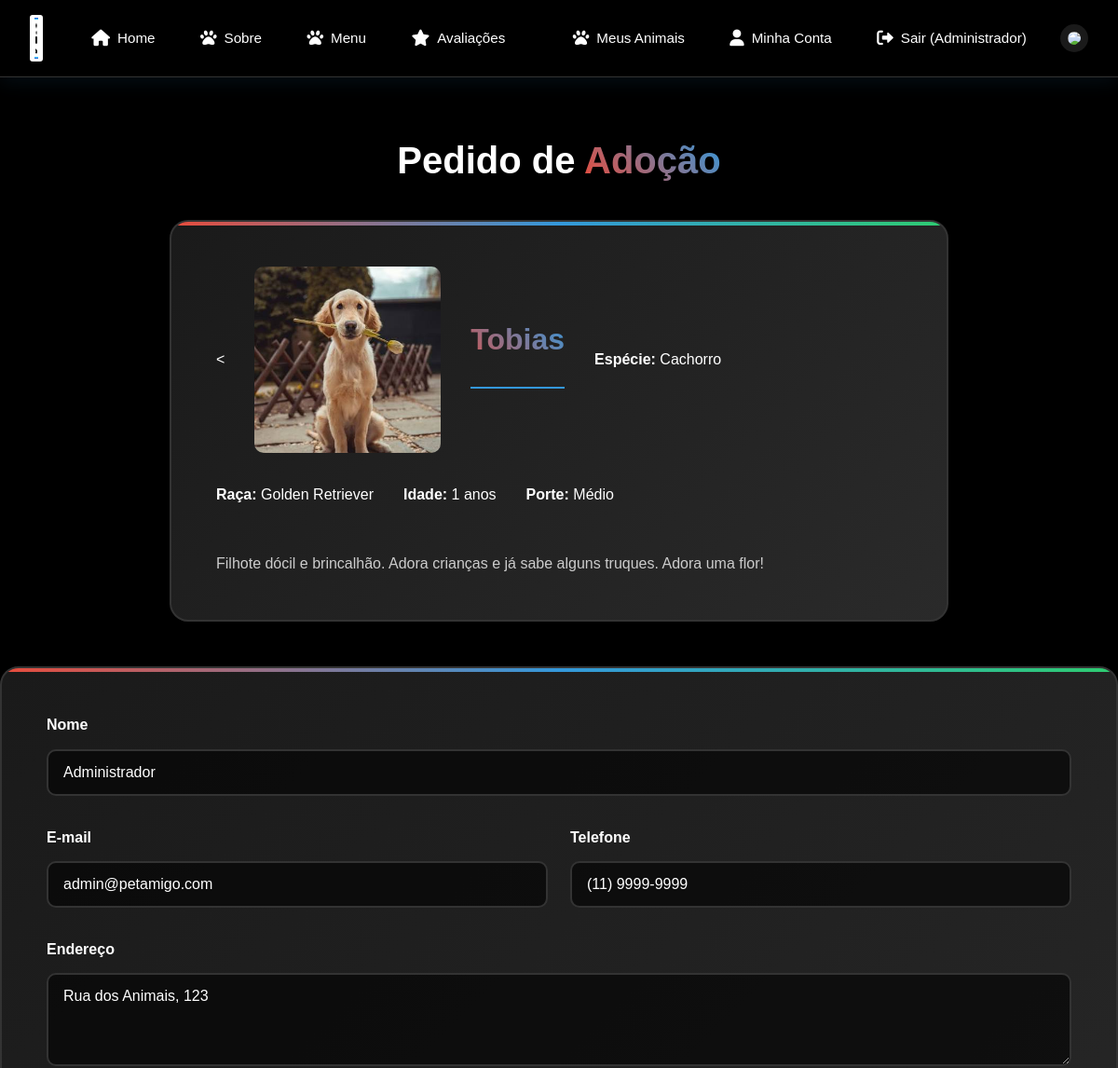
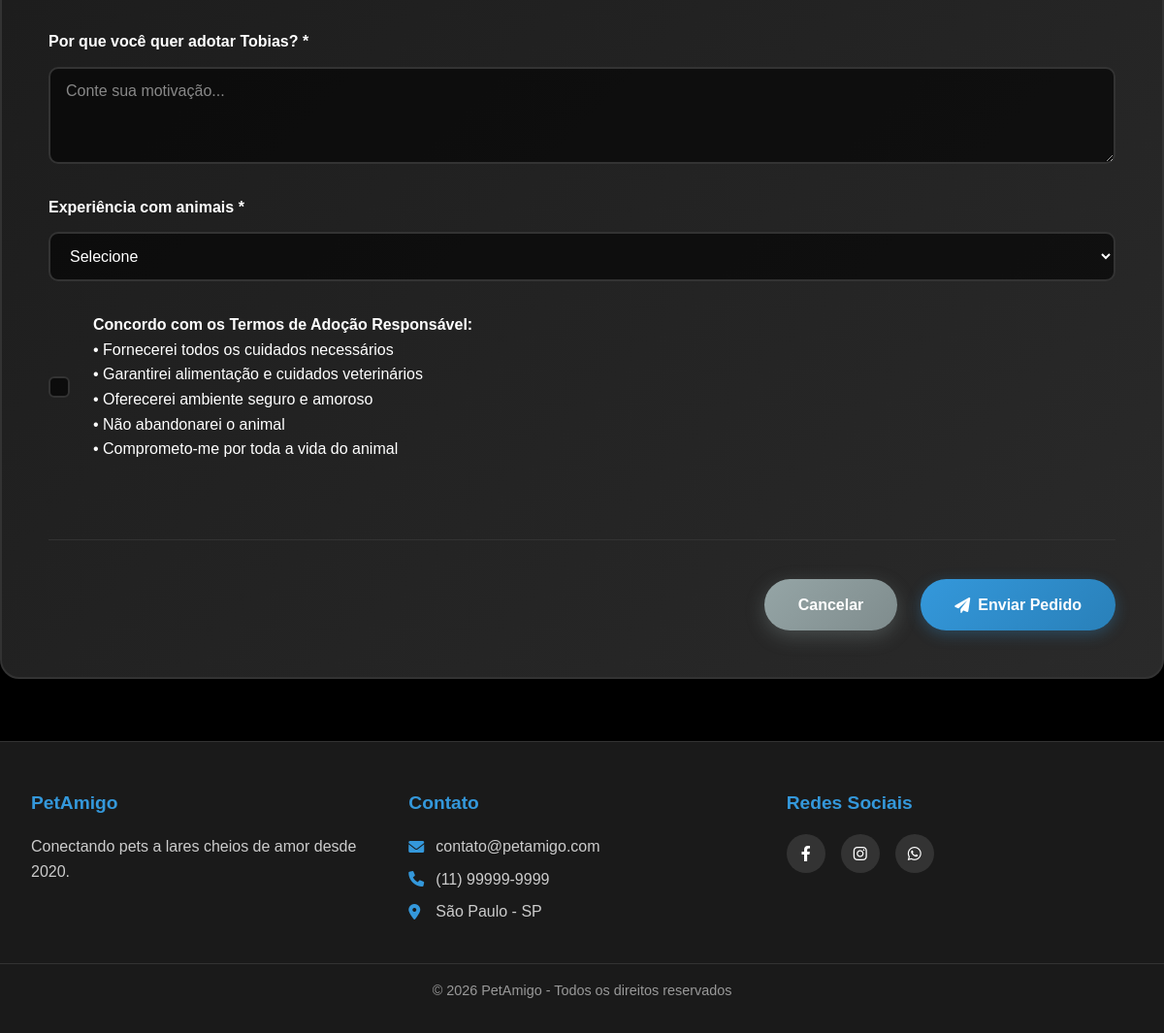
The page /src/Cadastro/pedido-adocao.php?animal_id=1 (signed in) on the database its author committed (2 pictures, top to bottom).
### tables this page shows
CREATE TABLE IF NOT EXISTS animais (
    id INT AUTO_INCREMENT PRIMARY KEY,
    nome VARCHAR(100) NOT NULL,
    especie VARCHAR(50) NOT NULL,
    raca VARCHAR(100),
    idade INT,
    porte VARCHAR(20),
    descricao TEXT,
    imagem VARCHAR(255),
    disponivel BOOLEAN DEFAULT TRUE,
    data_cadastro TIMESTAMP DEFAULT CURRENT_TIMESTAMP,
    doador_id INT,
    sexo ENUM('M', 'F'),
    vacinado BOOLEAN DEFAULT FALSE,
    castrado BOOLEAN DEFAULT FALSE,
    observacoes TEXT,
    FOREIGN KEY (doador_id) REFERENCES doadores(id) ON DELETE SET NULL
);

CREATE TABLE IF NOT EXISTS usuarios (
    id INT AUTO_INCREMENT PRIMARY KEY,
    nome VARCHAR(100) NOT NULL,
    email VARCHAR(100) UNIQUE NOT NULL,
    senha VARCHAR(255) NOT NULL,
    telefone VARCHAR(20),
    endereco TEXT,
    data_cadastro TIMESTAMP DEFAULT CURRENT_TIMESTAMP
);

### src/Cadastro/pedido-adocao.php (the view, shortened to what this page needs)
<?php
$database = new Database();
$db = $database->getConnection();
$animal_id = (int) ($_GET['animal_id'] ?? 0);
$stmt = $db->prepare("SELECT * FROM animais WHERE id = ? AND disponivel = 1");
$stmt->execute([$animal_id]);
$animal = $stmt->fetch();
$stmt = $db->prepare("SELECT * FROM usuarios WHERE id = ?");
$stmt->execute([$_SESSION['usuario']['id']]);
$usuario = $stmt->fetch();
$sucesso = '';
?>
<!DOCTYPE html>
<html lang="pt-br">
<head>
    <link rel="stylesheet" href="<?= $base ?>/assets/css/base.css">
    <link rel="stylesheet" href="<?= $base ?>/assets/css/components.css">
    <link rel="stylesheet" href="<?= $base ?>/assets/css/cadastro.css">
    <link href="https://cdnjs.cloudflare.com/ajax/libs/font-awesome/6.0.0/css/all.min.css" rel="stylesheet">
</head>
<body>
    <?php include __DIR__ . '/../../includes/header.php'; ?>
    <div class="cadastro-container" style="max-width:900px;">
        <?php if ($sucesso): ?>
            <div class="form-section" style="text-align:center;">
                <i class="fas fa-check-circle" style="font-size:4rem;color:#2ecc71;margin-bottom:1rem;"></i>
                <h2 style="margin-bottom:1rem;">Pedido Enviado!</h2>
                <p style="color:#ccc;margin-bottom:2rem;"><?= htmlspecialchars($sucesso) ?></p>
                <div style="display:flex;gap:1rem;justify-content:center;flex-wrap:wrap;">
                    <a href="../Home/home.php" class="btn">Voltar para Home</a>
                    <a href="../Menu/menu.php" class="btn btn-secondary">Ver outros animais</a>
                </div>
            </div>
        <?php else: ?>
            <h2 class="title" style="text-align:center;margin-bottom:2rem;">Pedido de <span>Adoção</span></h2>
            <div class="form-section" style="margin-bottom:2rem;display:flex;gap:2rem;align-items:center;flex-wrap:wrap;">
                <<img src="<?= $base ?>/assets/img/<?= htmlspecialchars($animal['imagem']) ?>"
                     alt="<?= htmlspecialchars($animal['nome']) ?>"
                     style="width:200px;height:200px;object-fit:cover;border-radius:10px;"
                     onerror="this.src='<?= $base ?>/assets/img/animais/petPadrao.png'"
                <div style="flex:1;min-width:250px;">
                    <h3 style="color:#3498db;margin-bottom:1rem;"><?= htmlspecialchars($animal['nome']) ?></h3>
                    <p><strong>Espécie:</strong> <?= htmlspecialchars($animal['especie']) ?></p>
                    <p><strong>Raça:</strong> <?= htmlspecialchars($animal['raca']) ?></p>
                    <p><strong>Idade:</strong> <?= htmlspecialchars($animal['idade']) ?> anos</p>
                    <p><strong>Porte:</strong> <?= htmlspecialchars($animal['porte']) ?></p>
                    <p style="margin-top:1rem;color:#ccc;"><?= htmlspecialchars($animal['descricao']) ?></p>
                </div>
            </div>
            <div class="form-section">
                <form method="POST" class="cadastro-form">
                    <div class="form-group">
                        <label>Nome</label>
                        <input type="text" value="<?= htmlspecialchars($usuario['nome']) ?>" readonly>
                    </div>
                    <div class="form-row">
                        <div class="form-group">
                            <label>E-mail</label>
                            <input type="email" value="<?= htmlspecialchars($usuario['email']) ?>" readonly>
                        </div>
                        <div class="form-group">
                            <label>Telefone</label>
                            <input type="text" value="<?= htmlspecialchars($usuario['telefone']) ?>" readonly>
                        </div>
                    </div>
                    <div class="form-group">
                        <label>Endereço</label>
                        <textarea readonly><?= htmlspecialchars($usuario['endereco']) ?></textarea>
                    </div>
                    <div class="form-group">
                        <label for="motivacao">Por que você quer adotar <?= htmlspecialchars($animal['nome']) ?>? *</label>
                        <textarea id="motivacao" name="motivacao" required placeholder="Conte sua motivação..."></textarea>
                    </div>
                    <div class="form-group">
                        <label for="experiencia">Experiência com animais *</label>
                        <select id="experiencia" name="experiencia" required>
                            <option value="">Selecione</option>
                        </select>
                    </div>
                    <div class="checkbox-group">
                        <input type="checkbox" id="termo" name="termo" required>
                        <label for="termo">
                            <strong>Concordo com os Termos de Adoção Responsável:</strong><br>
                            • Fornecerei todos os cuidados necessários<br>
                            • Garantirei alimentação e cuidados veterinários<br>
                            • Oferecerei ambiente seguro e amoroso<br>
                            • Não abandonarei o animal<br>
                            • Comprometo-me por toda a vida do animal
                        </label>
                    </div>
                    <div class="form-actions">
                        <a href="../Menu/menu.php" class="btn btn-secondary">Cancelar</a>
                        <button type="submit" class="btn btn-primary">
                            <i class="fas fa-paper-plane"></i> Enviar Pedido
                        </button>
                    </div>
                </form>
            </div>
        <?php endif; ?>
    <?php include __DIR__ . '/../../includes/footer.php'; ?>
</body>
</html>

### assets/css/base.css (style rules this page uses)
:root { --color-primary: #3498db; --color-primary-dark: #2980b9; --color-danger: #e74c3c; --color-danger-dark: #c0392b; --color-success: #2ecc71; --color-success-dark: #27ae60; --color-warning: #f39c12; --bg-black: #000000; --bg-dark: #1a1a1a; --bg-dark-2: #2a2a2a; --bg-dark-3: #3a3a3a; --border-color: #333333; --text-primary: #ffffff; --text-secondary:#cccccc; --text-muted: #999999; --gradient-brand: linear-gradient(135deg, var(--color-primary), var(--color-danger)); --gradient-btn: linear-gradient(135deg, var(--color-primary), #2c3e50); --header-height: 90px; --radius-sm: 5px; --radius-md: 10px; --radius-lg: 20px; --radius-pill: 30px; --shadow-sm: 0 2px 10px rgba(0,0,0,0.1); --shadow-md: 0 5px 15px rgba(255,255,255,0.1); --shadow-lg: 0 15px 30px rgba(255,255,255,0.2); --shadow-primary: 0 4px 15px rgba(52,152,219,0.3); }
* { margin: 0; padding: 0; box-sizing: border-box; font-family: 'Arial', sans-serif; }
body { background-color: var(--bg-black); color: var(--text-primary); line-height: 1.6; opacity: 0; animation: fadeIn 0.8s ease-in-out forwards; }
a { text-decoration: none; color: inherit; }
img { max-width: 100%; display: block; }

### assets/css/components.css (style rules this page uses)
.btn { display: inline-flex; align-items: center; justify-content: center; background: var(--gradient-btn, linear-gradient(135deg, #3498db, #2c3e50)); color: white; padding: 12px 30px; text-decoration: none; border-radius: var(--radius-pill, 30px); font-weight: 600; font-size: 1rem; transition: all 0.3s ease; border: none; cursor: pointer; box-shadow: var(--shadow-primary, 0 4px 15px rgba(52, 152, 219, 0.3)); position: relative; overflow: hidden; }
.btn::before { content: ''; position: absolute; top: 0; left: -100%; width: 100%; height: 100%; background: linear-gradient(90deg, transparent, rgba(255, 255, 255, 0.2), transparent); transition: left 0.5s ease; }
.btn-primary { background: linear-gradient(135deg, var(--color-primary, #3498db), var(--color-primary-dark, #2980b9)); }
.btn-secondary { background: linear-gradient(135deg, #95a5a6, #7f8c8d); box-shadow: 0 6px 20px rgba(149, 165, 166, 0.3); }
.title, .tittle { text-align: center; font-size: 2.5rem; margin-bottom: 3rem; color: var(--text-primary, #fff); }
.title span, .tittle span { background: linear-gradient(45deg, var(--color-danger, #e74c3c), var(--color-primary, #3498db)); -webkit-background-clip: text; -webkit-text-fill-color: transparent; background-clip: text; }

### rows shown on the page
animais: imagem (picture), nome "Tobias", especie "Cachorro", raca "Golden Retriever", idade "1", porte "Médio", descricao "Filhote dócil e brincalhão. Adora crianças e já sabe alguns truques. Adora uma flor!"
usuarios: nome "Administrador", email "admin@petamigo.com", telefone "(11) 9999-9999", endereco "Rua dos Animais, 123"

### other values the page prints
explode(' ', $_SESSION['usuario']['nome'])[0] "Administrador"
